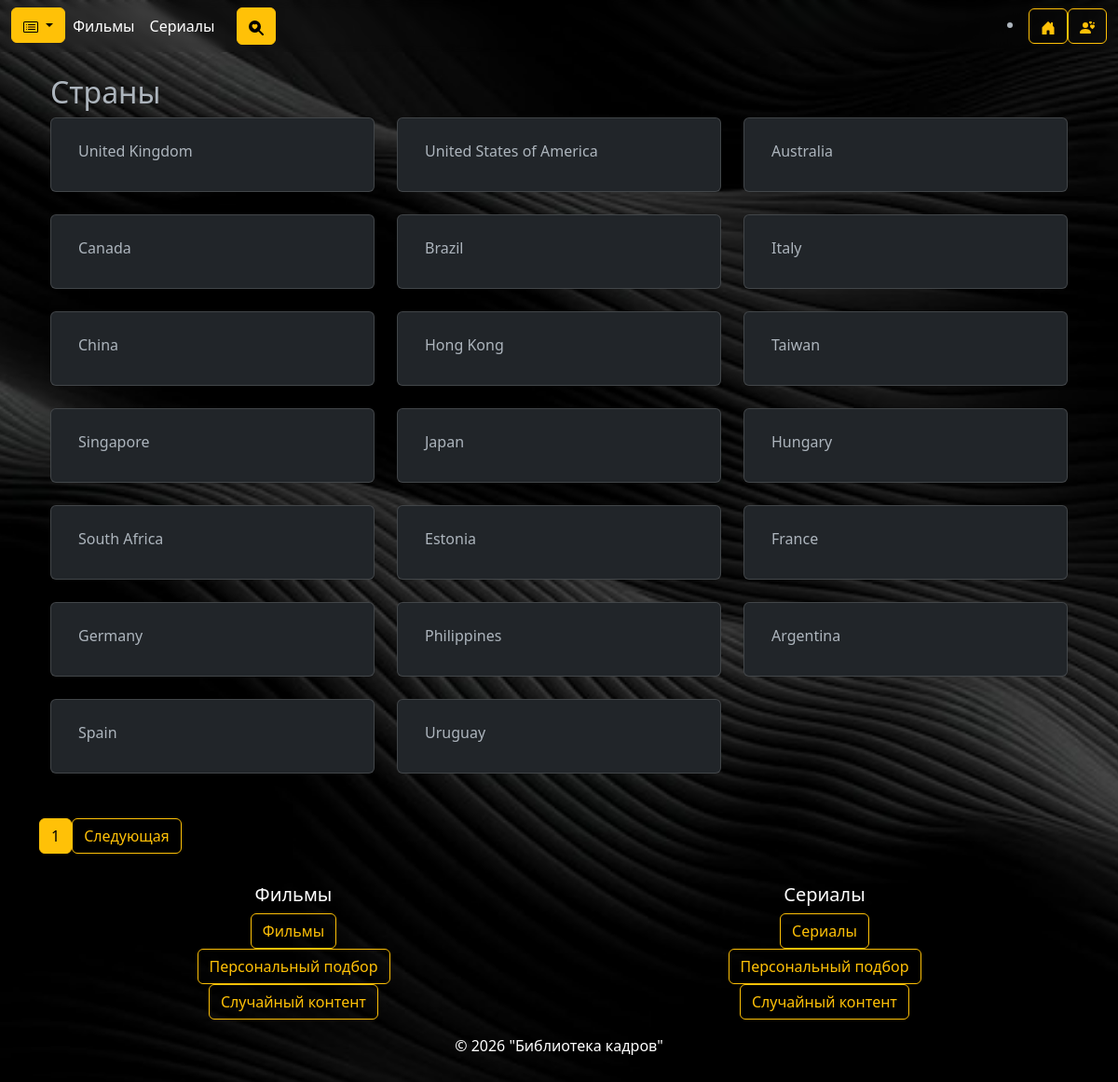
Screenshot of /Movie_app/countries/ with the database file from the repository.
### Movie_app/models.py (models this page shows, shortened)
class Country(models.Model):
    iso_code = models.CharField(max_length=3, primary_key=True,
                                unique=True)
    name = models.CharField(max_length=100, unique=True)

### Movie_app/views.py (the view)
# urls.py: path('countries/', views.CountryListView.as_view(), name='country_list'),
class CountryListView(ListView):
    model = Country
    template_name = 'Movie_app/country_list.html'
    context_object_name = 'countries'
    paginate_by = 20

### Movie_app/templates/Movie_app/country_list.html (shortened to what this page needs)
{% extends 'includes/base.html' %}
{% block content %}
<div class="container my-4">
    <h2>Страны</h2>
    <div class="row">
        {% for country in countries %}
        <div class="col-md-4 mb-4">
            <div class="card">
                <div class="card-body">
                    <h5 class="card-title">
                        <a href="{% url 'Movie_app:country_detail' country.iso_code %}" class="btn  text-decoration-none">{{ country.name }}</a>
                    </h5>
                </div>
            </div>
        </div>
        {% endfor %}
    </div>
</div>
    {% if is_paginated %}
    <nav aria-label="Page navigation">
        <ul class="pagination">
            <li class="page-item active">
                <span class="btn btn-warning">{{ page_obj.number }}</span>
            </li>
            {% if page_obj.has_next %}
            <li class="page-item">
                <a class="btn btn-outline-warning" href="?page={{ page_obj.next_page_number }}">Следующая</a>
            </li>
            {% endif %}
        </ul>
    </nav>
    {% endif %}
{% endblock %}

### rows the page displays
Country: name "United Kingdom"
Country: name "United States of America"
Country: name "Australia"
Country: name "Canada"
Country: name "Brazil"
Country: name "Italy"
Country: name "China"
Country: name "Hong Kong"
Country: name "Taiwan"
Country: name "Singapore"
Country: name "Japan"
Country: name "Hungary"
Country: name "South Africa"
Country: name "Estonia"
Country: name "France"
Country: name "Germany"
Country: name "Philippines"
Country: name "Argentina"
Country: name "Spain"
Country: name "Uruguay"

### other values shown
{{ page_obj.number }} "1"
